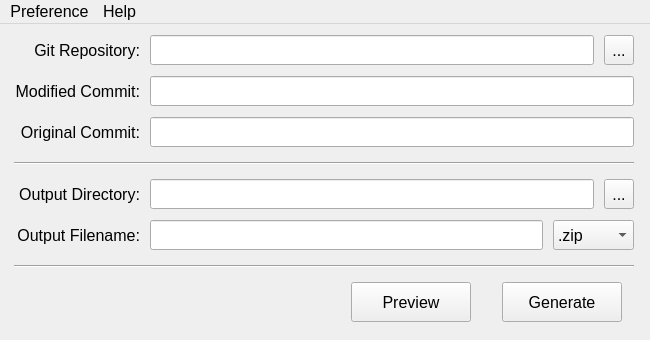
<?xml version="1.0" encoding="UTF-8"?>
<!--
	# Copyright 2020, Borting Chen <bortingchen@gmail.com>
	#
	# This file is licensed under the GPL v2.
-->
<ui version="4.0">
 <class>mainWindow</class>
 <widget class="QMainWindow" name="mainWindow">
  <property name="geometry">
   <rect>
    <x>0</x>
    <y>0</y>
    <width>650</width>
    <height>340</height>
   </rect>
  </property>
  <property name="sizePolicy">
   <sizepolicy hsizetype="Fixed" vsizetype="Fixed">
    <horstretch>0</horstretch>
    <verstretch>0</verstretch>
   </sizepolicy>
  </property>
  <property name="maximumSize">
   <size>
    <width>650</width>
    <height>340</height>
   </size>
  </property>
  <property name="font">
   <font>
    <family>Arial</family>
    <pointsize>12</pointsize>
   </font>
  </property>
  <property name="windowTitle">
   <string>GOD - Generate Old-style Diff</string>
  </property>
  <widget class="QWidget" name="centralwidget">
   <widget class="QWidget" name="layoutWidget">
    <property name="geometry">
     <rect>
      <x>0</x>
      <y>10</y>
      <width>634</width>
      <height>294</height>
     </rect>
    </property>
    <layout class="QVBoxLayout" name="verticalLayout">
     <property name="spacing">
      <number>10</number>
     </property>
     <item>
      <layout class="QHBoxLayout" name="gitReposHLayout">
       <property name="spacing">
        <number>10</number>
       </property>
       <item>
        <widget class="QLabel" name="gitRepoLabel">
         <property name="enabled">
          <bool>true</bool>
         </property>
         <property name="sizePolicy">
          <sizepolicy hsizetype="Preferred" vsizetype="Preferred">
           <horstretch>0</horstretch>
           <verstretch>0</verstretch>
          </sizepolicy>
         </property>
         <property name="minimumSize">
          <size>
           <width>140</width>
           <height>30</height>
          </size>
         </property>
         <property name="text">
          <string>Git Repository:</string>
         </property>
         <property name="alignment">
          <set>Qt::AlignRight|Qt::AlignTrailing|Qt::AlignVCenter</set>
         </property>
        </widget>
       </item>
       <item>
        <widget class="QLineEdit" name="gitRepoEdit">
         <property name="minimumSize">
          <size>
           <width>440</width>
           <height>30</height>
          </size>
         </property>
         <property name="font">
          <font>
           <family>Arial</family>
           <weight>50</weight>
           <italic>false</italic>
           <bold>false</bold>
          </font>
         </property>
         <property name="text">
          <string/>
         </property>
         <property name="placeholderText">
          <string/>
         </property>
        </widget>
       </item>
       <item>
        <widget class="QToolButton" name="gitRepoBtn">
         <property name="minimumSize">
          <size>
           <width>30</width>
           <height>30</height>
          </size>
         </property>
         <property name="text">
          <string>...</string>
         </property>
        </widget>
       </item>
      </layout>
     </item>
     <item>
      <layout class="QHBoxLayout" name="newCmtHlLayout">
       <property name="spacing">
        <number>10</number>
       </property>
       <item>
        <widget class="QLabel" name="newCmtLabel">
         <property name="minimumSize">
          <size>
           <width>140</width>
           <height>30</height>
          </size>
         </property>
         <property name="text">
          <string>Modified Commit:</string>
         </property>
         <property name="alignment">
          <set>Qt::AlignRight|Qt::AlignTrailing|Qt::AlignVCenter</set>
         </property>
        </widget>
       </item>
       <item>
        <widget class="QLineEdit" name="newCmtEdit">
         <property name="minimumSize">
          <size>
           <width>480</width>
           <height>30</height>
          </size>
         </property>
         <property name="font">
          <font>
           <family>Arial</family>
           <weight>50</weight>
           <italic>false</italic>
           <bold>false</bold>
          </font>
         </property>
         <property name="text">
          <string/>
         </property>
         <property name="placeholderText">
          <string/>
         </property>
        </widget>
       </item>
      </layout>
     </item>
     <item>
      <layout class="QHBoxLayout" name="oldCmtHLayout">
       <property name="spacing">
        <number>10</number>
       </property>
       <item>
        <widget class="QLabel" name="oldCmtLabel">
         <property name="minimumSize">
          <size>
           <width>140</width>
           <height>30</height>
          </size>
         </property>
         <property name="text">
          <string>Original Commit:</string>
         </property>
         <property name="alignment">
          <set>Qt::AlignRight|Qt::AlignTrailing|Qt::AlignVCenter</set>
         </property>
        </widget>
       </item>
       <item>
        <widget class="QLineEdit" name="oldCmtEdit">
         <property name="minimumSize">
          <size>
           <width>480</width>
           <height>30</height>
          </size>
         </property>
         <property name="font">
          <font>
           <family>Arial</family>
           <weight>50</weight>
           <italic>false</italic>
           <bold>false</bold>
          </font>
         </property>
         <property name="text">
          <string/>
         </property>
         <property name="placeholderText">
          <string/>
         </property>
        </widget>
       </item>
      </layout>
     </item>
     <item>
      <widget class="Line" name="line_1">
       <property name="sizePolicy">
        <sizepolicy hsizetype="Fixed" vsizetype="Fixed">
         <horstretch>0</horstretch>
         <verstretch>0</verstretch>
        </sizepolicy>
       </property>
       <property name="minimumSize">
        <size>
         <width>620</width>
         <height>10</height>
        </size>
       </property>
       <property name="layoutDirection">
        <enum>Qt::RightToLeft</enum>
       </property>
       <property name="orientation">
        <enum>Qt::Horizontal</enum>
       </property>
      </widget>
     </item>
     <item>
      <layout class="QHBoxLayout" name="outDirHLayout">
       <property name="spacing">
        <number>10</number>
       </property>
       <item>
        <widget class="QLabel" name="outDirLabel">
         <property name="minimumSize">
          <size>
           <width>140</width>
           <height>30</height>
          </size>
         </property>
         <property name="text">
          <string>Output Directory:</string>
         </property>
         <property name="alignment">
          <set>Qt::AlignRight|Qt::AlignTrailing|Qt::AlignVCenter</set>
         </property>
        </widget>
       </item>
       <item>
        <widget class="QLineEdit" name="outDirEdit">
         <property name="minimumSize">
          <size>
           <width>440</width>
           <height>30</height>
          </size>
         </property>
         <property name="font">
          <font>
           <family>Arial</family>
           <weight>50</weight>
           <italic>false</italic>
           <bold>false</bold>
          </font>
         </property>
         <property name="text">
          <string/>
         </property>
         <property name="placeholderText">
          <string/>
         </property>
        </widget>
       </item>
       <item>
        <widget class="QToolButton" name="outDirBtn">
         <property name="minimumSize">
          <size>
           <width>30</width>
           <height>30</height>
          </size>
         </property>
         <property name="text">
          <string>...</string>
         </property>
        </widget>
       </item>
      </layout>
     </item>
     <item>
      <layout class="QHBoxLayout" name="outFileHLayout">
       <property name="spacing">
        <number>10</number>
       </property>
       <item>
        <widget class="QLabel" name="outFileLabel">
         <property name="minimumSize">
          <size>
           <width>140</width>
           <height>30</height>
          </size>
         </property>
         <property name="text">
          <string>Output Filename:</string>
         </property>
         <property name="alignment">
          <set>Qt::AlignRight|Qt::AlignTrailing|Qt::AlignVCenter</set>
         </property>
        </widget>
       </item>
       <item>
        <widget class="QLineEdit" name="outFileEdit">
         <property name="minimumSize">
          <size>
           <width>390</width>
           <height>30</height>
          </size>
         </property>
         <property name="font">
          <font>
           <family>Arial</family>
           <weight>50</weight>
           <italic>false</italic>
           <bold>false</bold>
          </font>
         </property>
         <property name="text">
          <string/>
         </property>
         <property name="placeholderText">
          <string/>
         </property>
        </widget>
       </item>
       <item>
        <widget class="QComboBox" name="outFileExtCombo">
         <property name="minimumSize">
          <size>
           <width>80</width>
           <height>30</height>
          </size>
         </property>
         <item>
          <property name="text">
           <string>.zip</string>
          </property>
         </item>
         <item>
          <property name="text">
           <string/>
          </property>
         </item>
         <item>
          <property name="text">
           <string>.tar.gz</string>
          </property>
         </item>
         <item>
          <property name="text">
           <string>.tgz</string>
          </property>
         </item>
         <item>
          <property name="text">
           <string>.tar.xz</string>
          </property>
         </item>
         <item>
          <property name="text">
           <string>.txz</string>
          </property>
         </item>
         <item>
          <property name="text">
           <string>.tar.bz2</string>
          </property>
         </item>
         <item>
          <property name="text">
           <string>.tbz2</string>
          </property>
         </item>
        </widget>
       </item>
      </layout>
     </item>
     <item>
      <widget class="Line" name="line_2">
       <property name="sizePolicy">
        <sizepolicy hsizetype="Fixed" vsizetype="Fixed">
         <horstretch>0</horstretch>
         <verstretch>0</verstretch>
        </sizepolicy>
       </property>
       <property name="minimumSize">
        <size>
         <width>620</width>
         <height>10</height>
        </size>
       </property>
       <property name="layoutDirection">
        <enum>Qt::RightToLeft</enum>
       </property>
       <property name="orientation">
        <enum>Qt::Horizontal</enum>
       </property>
      </widget>
     </item>
     <item>
      <layout class="QHBoxLayout" name="horizontalLayout">
       <property name="spacing">
        <number>30</number>
       </property>
       <property name="leftMargin">
        <number>350</number>
       </property>
       <property name="rightMargin">
        <number>10</number>
       </property>
       <item>
        <widget class="QPushButton" name="previewBtn">
         <property name="sizePolicy">
          <sizepolicy hsizetype="Fixed" vsizetype="Fixed">
           <horstretch>0</horstretch>
           <verstretch>0</verstretch>
          </sizepolicy>
         </property>
         <property name="minimumSize">
          <size>
           <width>120</width>
           <height>40</height>
          </size>
         </property>
         <property name="text">
          <string>Preview</string>
         </property>
        </widget>
       </item>
       <item>
        <widget class="QPushButton" name="generateBtn">
         <property name="sizePolicy">
          <sizepolicy hsizetype="Fixed" vsizetype="Fixed">
           <horstretch>0</horstretch>
           <verstretch>0</verstretch>
          </sizepolicy>
         </property>
         <property name="minimumSize">
          <size>
           <width>120</width>
           <height>40</height>
          </size>
         </property>
         <property name="text">
          <string>Generate</string>
         </property>
        </widget>
       </item>
      </layout>
     </item>
    </layout>
   </widget>
  </widget>
  <widget class="QMenuBar" name="menuBar">
   <property name="geometry">
    <rect>
     <x>0</x>
     <y>0</y>
     <width>650</width>
     <height>25</height>
    </rect>
   </property>
   <widget class="QMenu" name="menuPrefer">
    <property name="title">
     <string>Preference</string>
    </property>
    <addaction name="forcePrevAction"/>
    <addaction name="separator"/>
    <addaction name="preferAction"/>
   </widget>
   <widget class="QMenu" name="menuHelp">
    <property name="title">
     <string>Help</string>
    </property>
    <addaction name="helpAction"/>
    <addaction name="separator"/>
    <addaction name="aboutAction"/>
   </widget>
   <addaction name="menuPrefer"/>
   <addaction name="menuHelp"/>
  </widget>
  <action name="preferAction">
   <property name="text">
    <string>Preference</string>
   </property>
  </action>
  <action name="helpAction">
   <property name="text">
    <string>Help</string>
   </property>
   <property name="shortcut">
    <string>F1</string>
   </property>
  </action>
  <action name="aboutAction">
   <property name="text">
    <string>About</string>
   </property>
  </action>
  <action name="forcePrevAction">
   <property name="checkable">
    <bool>true</bool>
   </property>
   <property name="text">
    <string>Preview Before Generation</string>
   </property>
   <property name="toolTip">
    <string>Preview</string>
   </property>
  </action>
 </widget>
 <resources/>
 <connections/>
</ui>
